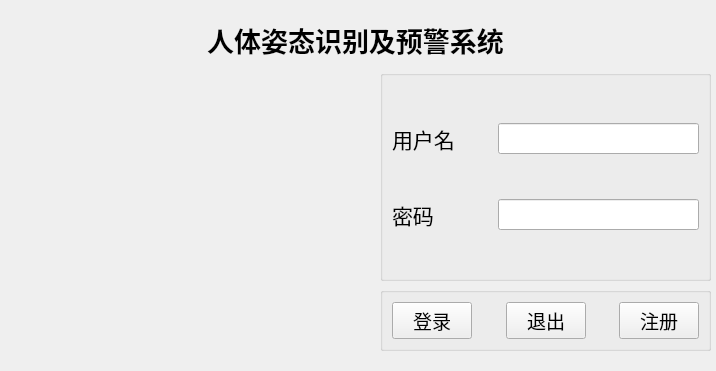
<?xml version="1.0" encoding="UTF-8"?>
<ui version="4.0">
 <class>Form</class>
 <widget class="QWidget" name="Form">
  <property name="geometry">
   <rect>
    <x>0</x>
    <y>0</y>
    <width>716</width>
    <height>371</height>
   </rect>
  </property>
  <property name="minimumSize">
   <size>
    <width>716</width>
    <height>371</height>
   </size>
  </property>
  <property name="maximumSize">
   <size>
    <width>716</width>
    <height>371</height>
   </size>
  </property>
  <property name="windowTitle">
   <string>Form</string>
  </property>
  <widget class="QWidget" name="layoutWidget">
   <property name="geometry">
    <rect>
     <x>380</x>
     <y>70</y>
     <width>331</width>
     <height>281</height>
    </rect>
   </property>
   <layout class="QGridLayout" name="gridLayout_2" rowstretch="4,1" rowminimumheight="0,0">
    <item row="1" column="0">
     <widget class="QGroupBox" name="">
      <layout class="QHBoxLayout" name="horizontalLayout">
       <item>
        <widget class="QPushButton" name="Login">
         <property name="font">
          <font>
           <family>Adobe Arabic</family>
           <pointsize>14</pointsize>
          </font>
         </property>
         <property name="text">
          <string>登录</string>
         </property>
        </widget>
       </item>
       <item>
        <spacer name="horizontalSpacer_3">
         <property name="orientation">
          <enum>Qt::Horizontal</enum>
         </property>
         <property name="sizeHint" stdset="0">
          <size>
           <width>18</width>
           <height>20</height>
          </size>
         </property>
        </spacer>
       </item>
       <item>
        <widget class="QPushButton" name="Logout">
         <property name="font">
          <font>
           <family>Adobe Arabic</family>
           <pointsize>14</pointsize>
          </font>
         </property>
         <property name="text">
          <string>退出</string>
         </property>
        </widget>
       </item>
       <item>
        <spacer name="horizontalSpacer_4">
         <property name="orientation">
          <enum>Qt::Horizontal</enum>
         </property>
         <property name="sizeHint" stdset="0">
          <size>
           <width>18</width>
           <height>20</height>
          </size>
         </property>
        </spacer>
       </item>
       <item>
        <widget class="QPushButton" name="Regist">
         <property name="font">
          <font>
           <family>Adobe Arabic</family>
           <pointsize>14</pointsize>
          </font>
         </property>
         <property name="text">
          <string>注册</string>
         </property>
        </widget>
       </item>
      </layout>
     </widget>
    </item>
    <item row="0" column="0">
     <widget class="QGroupBox" name="">
      <layout class="QGridLayout" name="gridLayout">
       <item row="1" column="0">
        <widget class="QLabel" name="Password">
         <property name="text">
          <string>&lt;html&gt;&lt;head/&gt;&lt;body&gt;&lt;p&gt;&lt;span style=&quot; font-size:16pt;&quot;&gt;密码&lt;/span&gt;&lt;/p&gt;&lt;/body&gt;&lt;/html&gt;</string>
         </property>
        </widget>
       </item>
       <item row="0" column="0">
        <widget class="QLabel" name="Username">
         <property name="text">
          <string>&lt;html&gt;&lt;head/&gt;&lt;body&gt;&lt;p&gt;&lt;span style=&quot; font-size:16pt;&quot;&gt;用户名&lt;/span&gt;&lt;/p&gt;&lt;/body&gt;&lt;/html&gt;</string>
         </property>
        </widget>
       </item>
       <item row="0" column="1">
        <spacer name="horizontalSpacer">
         <property name="orientation">
          <enum>Qt::Horizontal</enum>
         </property>
         <property name="sizeHint" stdset="0">
          <size>
           <width>40</width>
           <height>20</height>
          </size>
         </property>
        </spacer>
       </item>
       <item row="1" column="1">
        <spacer name="horizontalSpacer_2">
         <property name="orientation">
          <enum>Qt::Horizontal</enum>
         </property>
         <property name="sizeHint" stdset="0">
          <size>
           <width>40</width>
           <height>20</height>
          </size>
         </property>
        </spacer>
       </item>
       <item row="1" column="2">
        <widget class="QLineEdit" name="lineEdit_2">
         <property name="minimumSize">
          <size>
           <width>201</width>
           <height>31</height>
          </size>
         </property>
         <property name="maximumSize">
          <size>
           <width>201</width>
           <height>31</height>
          </size>
         </property>
        </widget>
       </item>
       <item row="0" column="2">
        <widget class="QLineEdit" name="lineEdit">
         <property name="minimumSize">
          <size>
           <width>201</width>
           <height>31</height>
          </size>
         </property>
         <property name="maximumSize">
          <size>
           <width>201</width>
           <height>31</height>
          </size>
         </property>
        </widget>
       </item>
      </layout>
     </widget>
    </item>
   </layout>
  </widget>
  <widget class="QLabel" name="label">
   <property name="geometry">
    <rect>
     <x>120</x>
     <y>20</y>
     <width>471</width>
     <height>41</height>
    </rect>
   </property>
   <property name="text">
    <string>&lt;html&gt;&lt;head/&gt;&lt;body&gt;&lt;p align=&quot;center&quot;&gt;&lt;span style=&quot; font-size:20pt; font-weight:600;&quot;&gt;人体姿态识别及预警系统&lt;/span&gt;&lt;/p&gt;&lt;/body&gt;&lt;/html&gt;</string>
   </property>
  </widget>
  <widget class="QLabel" name="label_2">
   <property name="geometry">
    <rect>
     <x>10</x>
     <y>70</y>
     <width>351</width>
     <height>281</height>
    </rect>
   </property>
   <property name="text">
    <string/>
   </property>
   <property name="pixmap">
    <pixmap>../../../../../桌面文件包/学业文件/毕设/毕业论文/图包/912f7bd77496f80a59af4ffae857bb1_副本.jpg</pixmap>
   </property>
  </widget>
 </widget>
 <resources>
  <include location="picture.qrc"/>
 </resources>
 <connections/>
</ui>
